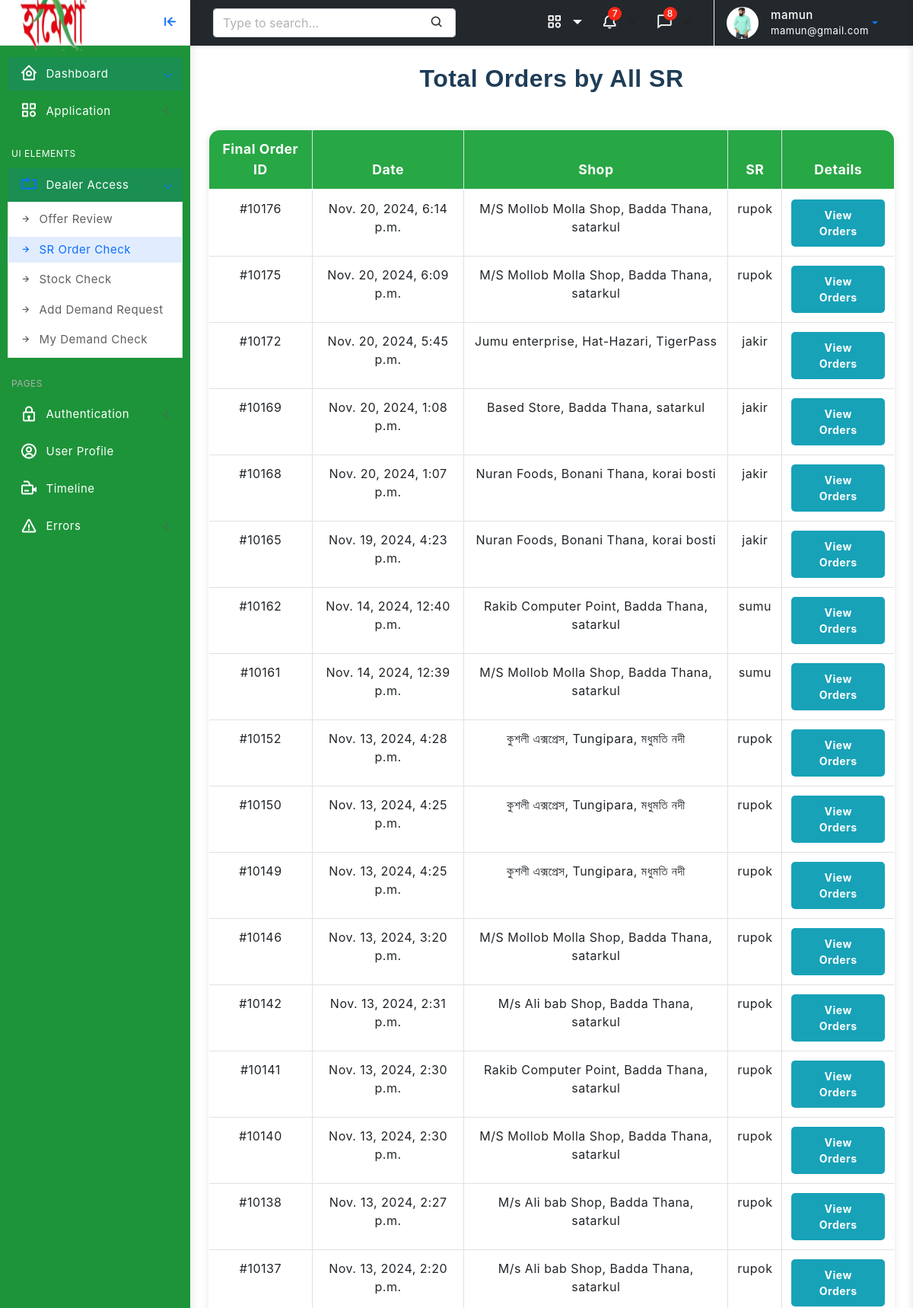
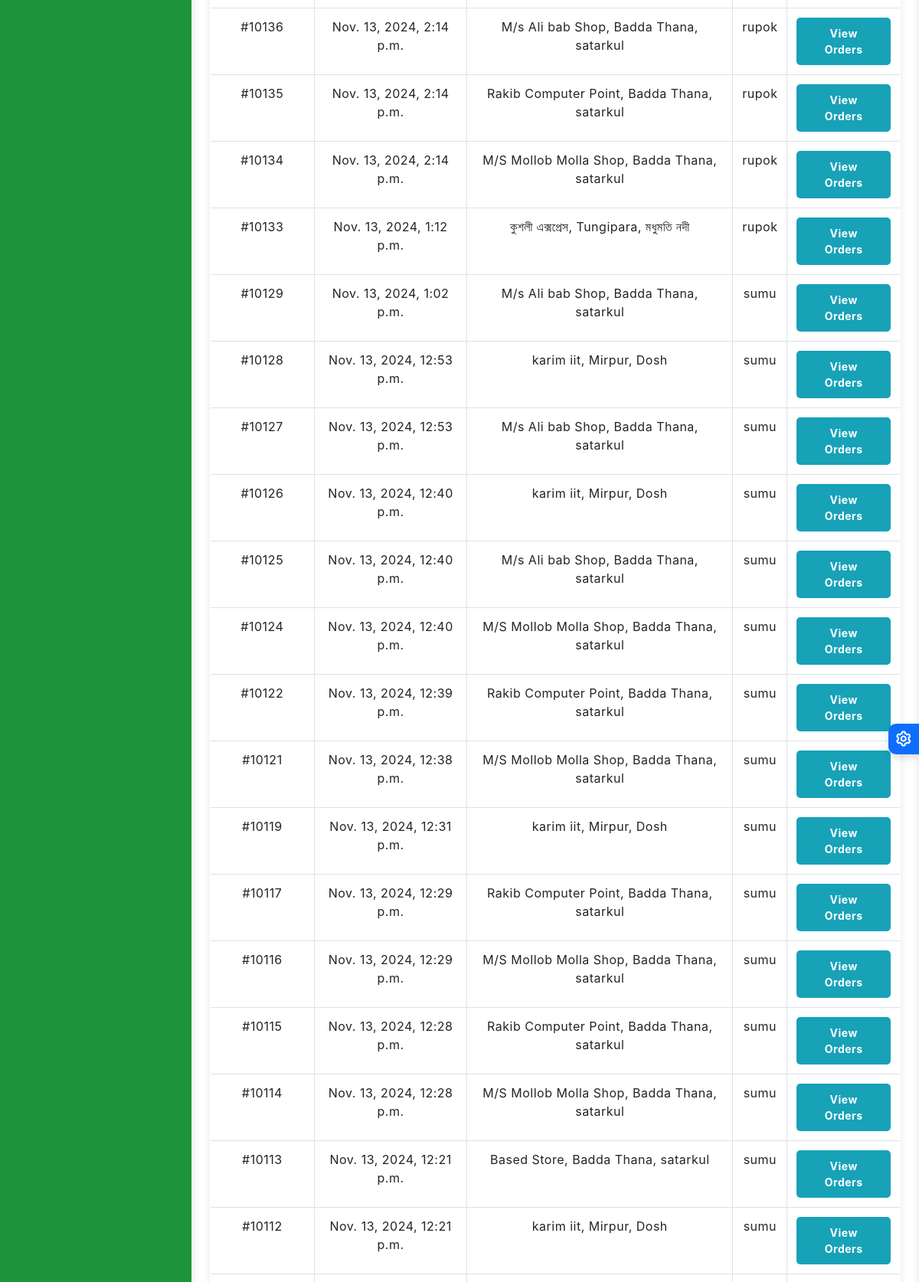
/sr-order/ (signed in, upper part), run on the app's committed database (2 pictures, top to bottom).
### user/models.py (models this page shows, shortened)
class Profile(models.Model):
    customer = models.OneToOneField(User, on_delete=models.CASCADE)
    address = models.CharField(max_length=200)
    phone = models.CharField(max_length=50)
    image = models.ImageField(default='default.png', upload_to='profile_images')
    nid = models.CharField(max_length=20, unique=True, blank=True, null= True)
    title= models.CharField(max_length=40, blank=True, null= True)
    salary = models.DecimalField(max_digits=10, decimal_places=2, blank=True, null= True)
    joining_date = models.DateField(blank=True, null= True)
    HEAD_OFFICE = 'HEAD_OFFICE'
    FACTORY = 'FACTORY'
    OTHERS='OTHERS'
    JOB_LOCATION_CHOICES = [
        (HEAD_OFFICE, 'Head Office'),
        (FACTORY, 'Factory'),
        (OTHERS, 'others'),
    ]
    job_location = models.CharField(max_length=20, choices=JOB_LOCATION_CHOICES, blank=True, null= True)
    zones = models.ManyToManyField(Zone, blank=True, verbose_name="Dealer Zones")
    products = models.ManyToManyField(Product, blank=True, verbose_name="Dealer Products")

### dashboard/models.py (models this page shows, shortened)
class FinalOrder(models.Model):
    customer = models.ForeignKey(User, on_delete=models.CASCADE, verbose_name="Customer", blank= True, null= True)
    shop = models.ForeignKey(Shop, on_delete=models.CASCADE, verbose_name="Shop", blank= True, null= True)
    orders = models.ManyToManyField(Order, verbose_name="Select Orders")
    created_at = models.DateTimeField(auto_now_add=True, verbose_name="Date Created")

class Shop(models.Model):
    shop_name = models.CharField(max_length=200, verbose_name="Shop Name")
    shop_owner = models.CharField(max_length=200, verbose_name="Shop Owner")
    shop_phone = models.CharField(max_length=15, verbose_name="Shop Phone")
    shop_nid = models.CharField(max_length=20, verbose_name="Shop NID")
    shop_email = models.EmailField(max_length=254, verbose_name="Shop Email")
    shop_address = models.TextField(verbose_name="Shop Address")
    zone = models.ForeignKey(Zone, on_delete=models.CASCADE, verbose_name="Shop Zone")

class Zone(models.Model):
    name = models.CharField(max_length=100)
    district = models.CharField(max_length=100)
    thana = models.CharField(max_length=100)
    area = models.CharField(max_length=100)

### dashboard/decorators.py (the view)
        def wrapper(request, *args, **kwargs):
            group = None
            if request.user.groups.exists():
                group = request.user.groups.all()[0].name
            if group in allowed_roles:
                return view_func(request, *args, **kwargs)
            else:
                return HttpResponse('You are not authorized to view this page')

### dashboard/models.py (called while the page is built)
    def discounted_price(self, timestamp):
        active_offer = self.get_active_offer_at(timestamp)  # Get the active offer at the order's creation time
        if active_offer:
            discount = (self.product_tp * active_offer.discount_percentage) / 100
            return self.product_tp - discount
        return self.product_tp

    def discount(self, timestamp):
        active_offer = self.get_active_offer_at(timestamp)  # Get the active offer at the order's creation time
        if active_offer:
            discount = (self.product_tp * active_offer.discount_percentage) / 100
            return discount
        return 0

    def get_active_offer_at(self, timestamp):
        return self.offers.filter(start_date__lte=timestamp, end_date__gte=timestamp).first()

    def net_amount(self):
        if self.name is None:
            return 0
        return self.order_quantity * self.name.product_tp

    def gross_amount(self):
        if self.name is None:
            return 0
        return self.order_quantity * self.name.discounted_price(self.created_at)

    def discount_amount(self):
        if self.name is None:
            return 0
        return self.order_quantity * self.name.discount(self.created_at)

### dashboard/views.py (called while the page is built)
def get_orders_for_dealer_by_product_and_zone(dealer_zones, dealer_products):
    matching_orders = FinalOrder.objects.filter(
        orders__shop__zone__in=dealer_zones ,
        orders__name__in=dealer_products
    ).distinct().order_by('-created_at')
    return matching_orders

### templates/dashboard/dealer_sr_order_view.html (shortened to what this page needs)
{% extends 'partials/base0.html' %}
{% load static %}
{% block content %}
<div class="page-wrapper">
    <div class="page-content">
        <h2 class="text-center mb-5">Total Orders by All SR</h2>
        <table style="border-radius: 15px; border: 1px solid #ddd; overflow: hidden;" class="table table-hover table-bordered">
            <thead style="background-color: #28a745; color: white;">
                <tr>
                    <th scope="col">Final Order ID</th>
                    <th scope="col">Date</th>
                    <th scope="col">Shop</th>
                    <th scope="col">SR</th>
                    <th scope="col">Details</th>
                </tr>
            </thead>
            <tbody>
                {% for final_order in final_orders %}
                <tr>
                    <td>#10{{ final_order.id }}</td>
                    <td>{{ final_order.created_at }}</td>
                    <td>{{ final_order.shop.shop_name }}, {{ final_order.shop.zone.thana}}, {{ final_order.shop.zone.area}} </td>
                    <td>{{ final_order.customer }}</td>
                    <td>
                        <button type="button" class="btn btn-info btn-sm" data-toggle="collapse" data-target="#orderDetails-{{ final_order.id }}">
                            View Orders
                        </button>
                    </td>
                </tr>
                {% endfor %}
            </tbody>
        </table>
        <link rel="stylesheet" href="https://stackpath.bootstrapcdn.com/bootstrap/4.3.1/css/bootstrap.min.css">
    </div>
</div>
{% endblock %}

### templates/partials/base0.html (shortened to what this page needs)
<!doctype html>
<html lang="en">
{% load static %}
<head>
	<link href="{% static 'assets/plugins/vectormap/jquery-jvectormap-2.0.2.css' %}" rel="stylesheet"/>
	<link href="{% static 'assets/plugins/simplebar/css/simplebar.css' %}" rel="stylesheet" />
	<link href="{% static 'assets/plugins/perfect-scrollbar/css/perfect-scrollbar.css' %}" rel="stylesheet" />
	<link href="{% static 'assets/plugins/metismenu/css/metisMenu.min.css' %}" rel="stylesheet" />
	<link href="{% static 'assets/css/pace.min.css' %}" rel="stylesheet" />
	<link href="{% static 'assets/css/bootstrap.min.css' %}" rel="stylesheet">
	<link href="{% static 'assets/css/app.css' %}" rel="stylesheet">
	<link href="{% static 'assets/css/icons.css' %}" rel="stylesheet">
	<link rel="stylesheet" href="{% static 'assets/css/dark-theme.css' %}" />
	<link rel="stylesheet" href="{% static 'assets/css/semi-dark.css' %}" />
	<link rel="stylesheet" href="{% static 'assets/css/header-colors.css' %}" />
		<link rel="stylesheet" href="https://use.fontawesome.com/releases/v5.15.2/css/all.css"
>
</head>
<body>
	<div class="wrapper">
		<div class="sidebar-wrapper" data-simplebar="true" style="background-color: #1d9439; " >
			<div class="sidebar-header">
				<div>
					<img src="{% static 'assets/images/logo.png' %}" class="logo-icon" alt="logo icon" style="width: 110px; height: 70;">
				</div>
				<div class="toggle-icon ms-auto"><i class='bx bx-arrow-to-left'></i>
				</div>
			</div>
			<ul class="metismenu" id="menu" >
				<li>
					{% if is_dealer %}
					<a href="{% url 'sr-order' %}" class="has-arrow">
						<div style="color: #FFFFFF; "class="parent-icon"><i class='bx bx-home-circle'></i>
						</div>
						<div class="menu-title" style="color: #FFFFFF;">Dashboard</div>
					</a>
                    {% endif %}
				</li>
				<li>
					<a href="javascript:;" class="has-arrow">
						<div  style="color: #FFFFFF; " class="parent-icon"><i class="bx bx-category"></i>
						</div>
						<div class="menu-title" style="color: #FFFFFF;">Application</div>
					</a>
				</li>
				<li class="menu-label" style="color: #FFFFFF;">UI Elements</li>
				{% if is_dealer %}
				<li>
					<a class="has-arrow" href="javascript:;">
						<div class="parent-icon"><i class="bx bx-repeat"></i>
						</div>
						<div class="menu-title" style="color: #FFFFFF;">Dealer Access</div>
					</a>
					<ul>
						<li> <a href="{% url 'active_offer_list' %}"><i class="bx bx-right-arrow-alt"></i>Offer Review</a>
						<li> <a href="{% url 'sr-order' %}"><i class="bx bx-right-arrow-alt"></i>SR Order Check</a></li>
						<li> <a href="{% url 'user_stocks' %}"><i class="bx bx-right-arrow-alt"></i>Stock Check</a></li>
						<li> <a href="{% url 'demand' %}"><i class="bx bx-right-arrow-alt"></i>Add Demand Request </a>
						<li> <a href="{% url 'demand_check' %}"><i class="bx bx-right-arrow-alt"></i>My Demand Check</a>
						</li>
					</ul>
				</li>
				{% endif %}
				<li class="menu-label">Pages</li>
				<li>
					<a class="has-arrow" href="javascript:;">
						<div style="color: #FFFFFF; " class="parent-icon"><i class="bx bx-lock"></i>
						</div>
						<div style="color: #FFFFFF; " class="menu-title">Authentication</div>
					</a>
				</li>
				<li>
					<a href="{% url 'user-profile' %}">
						<div style="color: #FFFFFF; " class="parent-icon"><i class="bx bx-user-circle"></i>
						</div>
						<div class="menu-title" style="color: #FFFFFF;">User Profile</div>
					</a>
				</li>
				<li>
					<a href="#">
						<div style="color: #FFFFFF; " class="parent-icon"> <i class="bx bx-video-recording"></i>
						</div>
						<div class="menu-title" style="color: #FFFFFF;">Timeline</div>
					</a>
				</li>
				<li>
					<a class="has-arrow" href="javascript:;">
						<div style="color: #FFFFFF; "  class="parent-icon"><i class="bx bx-error"></i>
						</div>
						<div class="menu-title" style="color: #FFFFFF;">Errors</div>
					</a>
				</li>
			</ul>
		</div>
		<header>
			<div class="topbar d-flex align-items-center"  style="background-color:#23282c;" >
				<nav class="navbar navbar-expand">
					<div class="search-bar flex-grow-1">
						<div class="position-relative search-bar-box">
							<input type="text" class="form-control search-control" placeholder="Type to search..."> <span class="position-absolute top-50 search-show translate-middle-y"><i class='bx bx-search'></i></span>
						</div>
					</div>
					<div class="top-menu ms-auto">
						<ul class="navbar-nav align-items-center">
							<li class="nav-item dropdown dropdown-large">
								<a style="color: white;" class="nav-link dropdown-toggle dropdown-toggle-nocaret" href="#" role="button" data-bs-toggle="dropdown" aria-expanded="false">	<i class='bx bx-category'></i>
								</a>
							</li>
							<li class="nav-item dropdown dropdown-large">
								<a class="nav-link dropdown-toggle dropdown-toggle-nocaret position-relative" href="#" role="button" data-bs-toggle="dropdown" aria-expanded="false"> <span class="alert-count">7</span>
									<i style="color: white;" class='bx bx-bell'></i>
								</a>
							</li>
							<li class="nav-item dropdown dropdown-large">
								<a class="nav-link dropdown-toggle dropdown-toggle-nocaret position-relative" href="#" role="button" data-bs-toggle="dropdown" aria-expanded="false"> <span class="alert-count">8</span>
									<i style="color: white;" class='bx bx-comment'></i>
								</a>
							</li>
						</ul>
					</div>
					<div class="user-box dropdown">
						<a class="d-flex align-items-center nav-link dropdown-toggle dropdown-toggle-nocaret" href="#" role="button" data-bs-toggle="dropdown" aria-expanded="false">
							<img src="{{ user.profile.image.url }}" class="user-img" alt="user avatar">
							<div class="user-info ps-3">
								<p style="color: white;" class="user-name mb-0">{{ user.username }}</p>
								<p style="color: white;" class="designattion mb-0">{{ user.email }}</p>
							</div>
						</a>
					</div>
				</nav>
			</div>
		</header>
        {% block content %}
        {% endblock %}
	</div>
	<div class="switcher-wrapper">
		<div class="switcher-btn"> <i class='bx bx-cog bx-spin'></i>
		</div>
	</div>
</body>
</html>

### templates/dashboard/dealer_sr_order_view.html (style rules this page uses)
h2 { font-family: 'Arial', sans-serif; font-weight: bold; color: #1e3d58; margin-bottom: 30px; }
table { background-color: #ffffff; box-shadow: 0 2px 10px rgba(0, 0, 0, 0.1); border-radius: 8px; }
th, td { text-align: center; padding: 15px; font-size: 1rem; }
thead th { background-color: #343a40; color: #ffffff; font-weight: bold; font-size: 1.1rem; text-align: center; }
tbody tr { transition: background-color 0.3s ease; }
.btn-info { background-color: #17a2b8; border: none; border-radius: 5px; font-weight: bold; padding: 10px 20px; transition: background-color 0.3s ease; }

### data on the page
FinalOrder: id "176", created_at "Nov. 20, 2024, 6:14 p.m.", shop.shop_name "M/S Mollob Molla Shop", shop.zone.thana "Badda Thana", shop.zone.area "satarkul", customer "rupok"
FinalOrder: id "175", created_at "Nov. 20, 2024, 6:09 p.m.", shop.shop_name "M/S Mollob Molla Shop", shop.zone.thana "Badda Thana", shop.zone.area "satarkul", customer "rupok"
FinalOrder: id "172", created_at "Nov. 20, 2024, 5:45 p.m.", shop.shop_name "Jumu enterprise", shop.zone.thana "Hat-Hazari", shop.zone.area "TigerPass", customer "jakir"
FinalOrder: id "169", created_at "Nov. 20, 2024, 1:08 p.m.", shop.shop_name "Based Store", shop.zone.thana "Badda Thana", shop.zone.area "satarkul", customer "jakir"
FinalOrder: id "168", created_at "Nov. 20, 2024, 1:07 p.m.", shop.shop_name "Nuran Foods", shop.zone.thana "Bonani Thana", shop.zone.area "korai bosti", customer "jakir"
FinalOrder: id "165", created_at "Nov. 19, 2024, 4:23 p.m.", shop.shop_name "Nuran Foods", shop.zone.thana "Bonani Thana", shop.zone.area "korai bosti", customer "jakir"
FinalOrder: id "162", created_at "Nov. 14, 2024, 12:40 p.m.", shop.shop_name "Rakib Computer Point", shop.zone.thana "Badda Thana", shop.zone.area "satarkul", customer "sumu"
FinalOrder: id "161", created_at "Nov. 14, 2024, 12:39 p.m.", shop.shop_name "M/S Mollob Molla Shop", shop.zone.thana "Badda Thana", shop.zone.area "satarkul", customer "sumu"
FinalOrder: id "152", created_at "Nov. 13, 2024, 4:28 p.m.", shop.shop_name "কুশলী এক্সপ্রেস", shop.zone.thana "Tungipara", shop.zone.area "মধুমতি নদী", customer "rupok"
FinalOrder: id "150", created_at "Nov. 13, 2024, 4:25 p.m.", shop.shop_name "কুশলী এক্সপ্রেস", shop.zone.thana "Tungipara", shop.zone.area "মধুমতি নদী", customer "rupok"
FinalOrder: id "149", created_at "Nov. 13, 2024, 4:25 p.m.", shop.shop_name "কুশলী এক্সপ্রেস", shop.zone.thana "Tungipara", shop.zone.area "মধুমতি নদী", customer "rupok"
FinalOrder: id "146", created_at "Nov. 13, 2024, 3:20 p.m.", shop.shop_name "M/S Mollob Molla Shop", shop.zone.thana "Badda Thana", shop.zone.area "satarkul", customer "rupok"
FinalOrder: id "142", created_at "Nov. 13, 2024, 2:31 p.m.", shop.shop_name "M/s Ali bab Shop", shop.zone.thana "Badda Thana", shop.zone.area "satarkul", customer "rupok"
FinalOrder: id "141", created_at "Nov. 13, 2024, 2:30 p.m.", shop.shop_name "Rakib Computer Point", shop.zone.thana "Badda Thana", shop.zone.area "satarkul", customer "rupok"
FinalOrder: id "140", created_at "Nov. 13, 2024, 2:30 p.m.", shop.shop_name "M/S Mollob Molla Shop", shop.zone.thana "Badda Thana", shop.zone.area "satarkul", customer "rupok"
FinalOrder: id "138", created_at "Nov. 13, 2024, 2:27 p.m.", shop.shop_name "M/s Ali bab Shop", shop.zone.thana "Badda Thana", shop.zone.area "satarkul", customer "rupok"
FinalOrder: id "137", created_at "Nov. 13, 2024, 2:20 p.m.", shop.shop_name "M/s Ali bab Shop", shop.zone.thana "Badda Thana", shop.zone.area "satarkul", customer "rupok"
FinalOrder: id "136", created_at "Nov. 13, 2024, 2:14 p.m.", shop.shop_name "M/s Ali bab Shop", shop.zone.thana "Badda Thana", shop.zone.area "satarkul", customer "rupok"
FinalOrder: id "135", created_at "Nov. 13, 2024, 2:14 p.m.", shop.shop_name "Rakib Computer Point", shop.zone.thana "Badda Thana", shop.zone.area "satarkul", customer "rupok"
FinalOrder: id "134", created_at "Nov. 13, 2024, 2:14 p.m.", shop.shop_name "M/S Mollob Molla Shop", shop.zone.thana "Badda Thana", shop.zone.area "satarkul", customer "rupok"
FinalOrder: id "133", created_at "Nov. 13, 2024, 1:12 p.m.", shop.shop_name "কুশলী এক্সপ্রেস", shop.zone.thana "Tungipara", shop.zone.area "মধুমতি নদী", customer "rupok"
FinalOrder: id "129", created_at "Nov. 13, 2024, 1:02 p.m.", shop.shop_name "M/s Ali bab Shop", shop.zone.thana "Badda Thana", shop.zone.area "satarkul", customer "sumu"
FinalOrder: id "128", created_at "Nov. 13, 2024, 12:53 p.m.", shop.shop_name "karim iit", shop.zone.thana "Mirpur", shop.zone.area "Dosh", customer "sumu"
FinalOrder: id "127", created_at "Nov. 13, 2024, 12:53 p.m.", shop.shop_name "M/s Ali bab Shop", shop.zone.thana "Badda Thana", shop.zone.area "satarkul", customer "sumu"
FinalOrder: id "126", created_at "Nov. 13, 2024, 12:40 p.m.", shop.shop_name "karim iit", shop.zone.thana "Mirpur", shop.zone.area "Dosh", customer "sumu"
FinalOrder: id "125", created_at "Nov. 13, 2024, 12:40 p.m.", shop.shop_name "M/s Ali bab Shop", shop.zone.thana "Badda Thana", shop.zone.area "satarkul", customer "sumu"
FinalOrder: id "124", created_at "Nov. 13, 2024, 12:40 p.m.", shop.shop_name "M/S Mollob Molla Shop", shop.zone.thana "Badda Thana", shop.zone.area "satarkul", customer "sumu"
FinalOrder: id "122", created_at "Nov. 13, 2024, 12:39 p.m.", shop.shop_name "Rakib Computer Point", shop.zone.thana "Badda Thana", shop.zone.area "satarkul", customer "sumu"
FinalOrder: id "121", created_at "Nov. 13, 2024, 12:38 p.m.", shop.shop_name "M/S Mollob Molla Shop", shop.zone.thana "Badda Thana", shop.zone.area "satarkul", customer "sumu"
FinalOrder: id "119", created_at "Nov. 13, 2024, 12:31 p.m.", shop.shop_name "karim iit", shop.zone.thana "Mirpur", shop.zone.area "Dosh", customer "sumu"
FinalOrder: id "117", created_at "Nov. 13, 2024, 12:29 p.m.", shop.shop_name "Rakib Computer Point", shop.zone.thana "Badda Thana", shop.zone.area "satarkul", customer "sumu"
FinalOrder: id "116", created_at "Nov. 13, 2024, 12:29 p.m.", shop.shop_name "M/S Mollob Molla Shop", shop.zone.thana "Badda Thana", shop.zone.area "satarkul", customer "sumu"
FinalOrder: id "115", created_at "Nov. 13, 2024, 12:28 p.m.", shop.shop_name "Rakib Computer Point", shop.zone.thana "Badda Thana", shop.zone.area "satarkul", customer "sumu"
FinalOrder: id "114", created_at "Nov. 13, 2024, 12:28 p.m.", shop.shop_name "M/S Mollob Molla Shop", shop.zone.thana "Badda Thana", shop.zone.area "satarkul", customer "sumu"
FinalOrder: id "113", created_at "Nov. 13, 2024, 12:21 p.m.", shop.shop_name "Based Store", shop.zone.thana "Badda Thana", shop.zone.area "satarkul", customer "sumu"
FinalOrder: id "112", created_at "Nov. 13, 2024, 12:21 p.m.", shop.shop_name "karim iit", shop.zone.thana "Mirpur", shop.zone.area "Dosh", customer "sumu"

### other printed values
{{ user.username }} "mamun"
{{ user.email }} "mamun@gmail.com"
